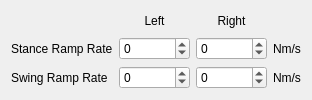
            <widget class="QWidget" name="walkFSM5RampRatesPage">
             <attribute name="title">
              <string notr="true">Ramp Rates</string>
             </attribute>
             <layout class="QGridLayout" name="walkFSM5RampRatesGridLayout">
              <item row="0" column="0">
               <spacer name="walkFSM5RampRatesHorizontalSpacer">
                <property name="orientation">
                 <enum>Qt::Orientation::Horizontal</enum>
                </property>
                <property name="sizeType">
                 <enum>QSizePolicy::Policy::MinimumExpanding</enum>
                </property>
                <property name="sizeHint" stdset="0">
                 <size>
                  <width>0</width>
                  <height>0</height>
                 </size>
                </property>
               </spacer>
              </item>
              <item row="0" column="1">
               <widget class="QLabel" name="walkFSM5RampRatesLegLabelL">
                <property name="sizePolicy">
                 <sizepolicy hsizetype="Preferred" vsizetype="Preferred">
                  <horstretch>0</horstretch>
                  <verstretch>0</verstretch>
                 </sizepolicy>
                </property>
                <property name="font">
                 <font>
                  <pointsize>9</pointsize>
                 </font>
                </property>
                <property name="text">
                 <string notr="true">Left</string>
                </property>
                <property name="alignment">
                 <set>Qt::AlignmentFlag::AlignCenter</set>
                </property>
               </widget>
              </item>
              <item row="0" column="2">
               <widget class="QLabel" name="walkFSM5RampRatesLegLabelR">
                <property name="sizePolicy">
                 <sizepolicy hsizetype="Preferred" vsizetype="Preferred">
                  <horstretch>0</horstretch>
                  <verstretch>0</verstretch>
                 </sizepolicy>
                </property>
                <property name="font">
                 <font>
                  <pointsize>9</pointsize>
                 </font>
                </property>
                <property name="text">
                 <string notr="true">Right</string>
                </property>
                <property name="alignment">
                 <set>Qt::AlignmentFlag::AlignCenter</set>
                </property>
               </widget>
              </item>
              <item row="0" column="3">
               <spacer name="walkFSM5RampRatesUnitVerticalSpacer">
                <property name="orientation">
                 <enum>Qt::Orientation::Vertical</enum>
                </property>
                <property name="sizeType">
                 <enum>QSizePolicy::Policy::Maximum</enum>
                </property>
                <property name="sizeHint" stdset="0">
                 <size>
                  <width>0</width>
                  <height>20</height>
                 </size>
                </property>
               </spacer>
              </item>
              <item row="1" column="0">
               <widget class="QLabel" name="walkFSM5StanceRampRatesLabel">
                <property name="sizePolicy">
                 <sizepolicy hsizetype="Preferred" vsizetype="Preferred">
                  <horstretch>0</horstretch>
                  <verstretch>0</verstretch>
                 </sizepolicy>
                </property>
                <property name="font">
                 <font>
                  <pointsize>9</pointsize>
                 </font>
                </property>
                <property name="toolTip">
                 <string>Capped torque rate at which motor may rotate.</string>
                </property>
                <property name="text">
                 <string notr="true">Stance Ramp Rate</string>
                </property>
               </widget>
              </item>
              <item row="1" column="1">
               <widget class="QSpinBox" name="walkFSM5StanceRampRateSpinBoxL">
                <property name="sizePolicy">
                 <sizepolicy hsizetype="Preferred" vsizetype="Preferred">
                  <horstretch>0</horstretch>
                  <verstretch>0</verstretch>
                 </sizepolicy>
                </property>
                <property name="font">
                 <font>
                  <pointsize>9</pointsize>
                 </font>
                </property>
                <property name="cursor">
                 <cursorShape>PointingHandCursor</cursorShape>
                </property>
                <property name="alignment">
                 <set>Qt::AlignmentFlag::AlignLeading|Qt::AlignmentFlag::AlignLeft|Qt::AlignmentFlag::AlignVCenter</set>
                </property>
                <property name="buttonSymbols">
                 <enum>QAbstractSpinBox::ButtonSymbols::UpDownArrows</enum>
                </property>
                <property name="specialValueText">
                 <string notr="true"/>
                </property>
                <property name="accelerated">
                 <bool>true</bool>
                </property>
                <property name="correctionMode">
                 <enum>QAbstractSpinBox::CorrectionMode::CorrectToPreviousValue</enum>
                </property>
                <property name="showGroupSeparator" stdset="0">
                 <bool>false</bool>
                </property>
                <property name="suffix">
                 <string notr="true"/>
                </property>
                <property name="prefix">
                 <string notr="true"/>
                </property>
                <property name="minimum">
                 <number>-999999999</number>
                </property>
                <property name="maximum">
                 <number>999999999</number>
                </property>
                <property name="value">
                 <number>0</number>
                </property>
               </widget>
              </item>
              <item row="1" column="2">
               <widget class="QSpinBox" name="walkFSM5StanceRampRateSpinBoxR">
                <property name="sizePolicy">
                 <sizepolicy hsizetype="Preferred" vsizetype="Preferred">
                  <horstretch>0</horstretch>
                  <verstretch>0</verstretch>
                 </sizepolicy>
                </property>
                <property name="font">
                 <font>
                  <pointsize>9</pointsize>
                 </font>
                </property>
                <property name="cursor">
                 <cursorShape>PointingHandCursor</cursorShape>
                </property>
                <property name="alignment">
                 <set>Qt::AlignmentFlag::AlignLeading|Qt::AlignmentFlag::AlignLeft|Qt::AlignmentFlag::AlignVCenter</set>
                </property>
                <property name="buttonSymbols">
                 <enum>QAbstractSpinBox::ButtonSymbols::UpDownArrows</enum>
                </property>
                <property name="specialValueText">
                 <string notr="true"/>
                </property>
                <property name="accelerated">
                 <bool>true</bool>
                </property>
                <property name="correctionMode">
                 <enum>QAbstractSpinBox::CorrectionMode::CorrectToPreviousValue</enum>
                </property>
                <property name="showGroupSeparator" stdset="0">
                 <bool>false</bool>
                </property>
                <property name="suffix">
                 <string notr="true"/>
                </property>
                <property name="prefix">
                 <string notr="true"/>
                </property>
                <property name="minimum">
                 <number>-999999999</number>
                </property>
                <property name="maximum">
                 <number>999999999</number>
                </property>
                <property name="value">
                 <number>0</number>
                </property>
               </widget>
              </item>
              <item row="1" column="3">
               <widget class="QLabel" name="walkFSM5StanceRampRatesUnitLabel">
                <property name="font">
                 <font>
                  <pointsize>9</pointsize>
                 </font>
                </property>
                <property name="text">
                 <string notr="true">Nm/s</string>
                </property>
                <property name="alignment">
                 <set>Qt::AlignmentFlag::AlignLeading|Qt::AlignmentFlag::AlignLeft|Qt::AlignmentFlag::AlignVCenter</set>
                </property>
               </widget>
              </item>
              <item row="2" column="0">
               <widget class="QLabel" name="walkFSM5SwingRampRatesLabel">
                <property name="sizePolicy">
                 <sizepolicy hsizetype="Preferred" vsizetype="Preferred">
                  <horstretch>0</horstretch>
                  <verstretch>0</verstretch>
                 </sizepolicy>
                </property>
                <property name="text">
                 <string>Swing Ramp Rate</string>
                </property>
               </widget>
              </item>
              <item row="2" column="1">
               <widget class="QSpinBox" name="walkFSM5SwingRampRateSpinBoxL">
                <property name="sizePolicy">
                 <sizepolicy hsizetype="Preferred" vsizetype="Preferred">
                  <horstretch>0</horstretch>
                  <verstretch>0</verstretch>
                 </sizepolicy>
                </property>
                <property name="cursor">
                 <cursorShape>PointingHandCursor</cursorShape>
                </property>
                <property name="minimum">
                 <number>-999999999</number>
                </property>
                <property name="maximum">
                 <number>999999999</number>
                </property>
                <property name="value">
                 <number>0</number>
                </property>
               </widget>
              </item>
              <item row="2" column="2">
               <widget class="QSpinBox" name="walkFSM5SwingRampRateSpinBoxR">
                <property name="sizePolicy">
                 <sizepolicy hsizetype="Preferred" vsizetype="Preferred">
                  <horstretch>0</horstretch>
                  <verstretch>0</verstretch>
                 </sizepolicy>
                </property>
                <property name="cursor">
                 <cursorShape>PointingHandCursor</cursorShape>
                </property>
                <property name="minimum">
                 <number>-999999999</number>
                </property>
                <property name="maximum">
                 <number>999999999</number>
                </property>
                <property name="value">
                 <number>0</number>
                </property>
               </widget>
              </item>
              <item row="2" column="3">
               <widget class="QLabel" name="walkFSM5SwingRampRatesUnitLabel">
                <property name="text">
                 <string>Nm/s</string>
                </property>
                <property name="alignment">
                 <set>Qt::AlignmentFlag::AlignLeading|Qt::AlignmentFlag::AlignLeft|Qt::AlignmentFlag::AlignVCenter</set>
                </property>
               </widget>
              </item>
              <item row="3" column="0" colspan="4">
               <spacer name="walkFSM5RampRatesVerticalSpacer">
                <property name="orientation">
                 <enum>Qt::Orientation::Vertical</enum>
                </property>
                <property name="sizeType">
                 <enum>QSizePolicy::Policy::MinimumExpanding</enum>
                </property>
                <property name="sizeHint" stdset="0">
                 <size>
                  <width>0</width>
                  <height>0</height>
                 </size>
                </property>
               </spacer>
              </item>
             </layout>
            </widget>
